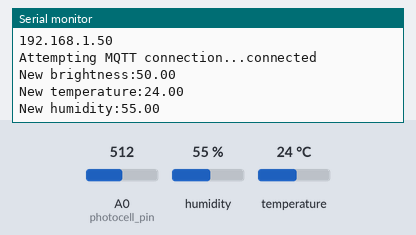
The sketch below on a simulated ESP8266 (Wemos D1 mini). Shown: the last lines printed to the serial monitor. The test bench sets the inputs (shaded band); at power-on: humidity 55 %, A0 (photocell_pin) = 512, temperature 24 °C. WiFi joins after 1.5 s; servers stay silent unless stated; no MQTT or app messages arrive unless stated.

Above: at 2.7 s.
2.8 s: humidity set to 22 %
At 4.7 s:
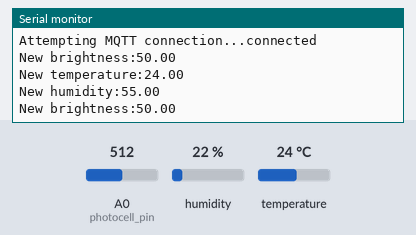
5.5 s: A0 (photocell_pin) set to 716
At 6.5 s:
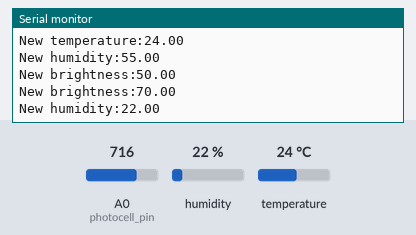
8.2 s: temperature set to 12 °C
At 10.7 s:
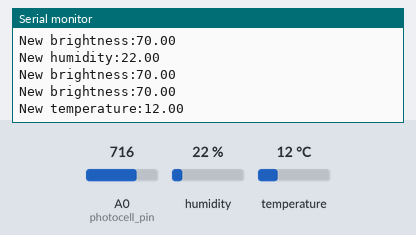
10.9 s: A0 (photocell_pin) set to 900
At 13.2 s:
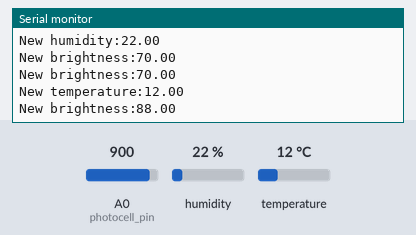
13.6 s: humidity set to 40 %
At 15.1 s:
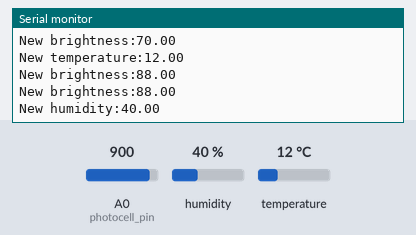
Timing chart, 0 to 16.6 s (numbered marks = the images above; inputs shaded):
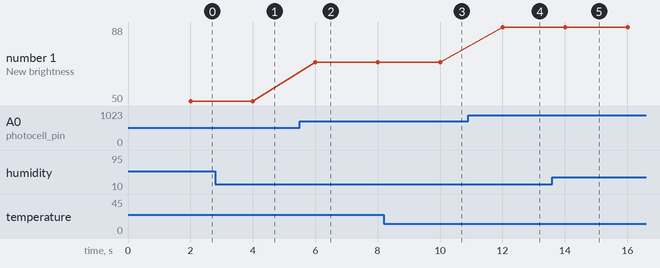

Measured:
- after the input at 5.5 s, the serial monitor: prints a new line after 0.51 s (image 2)
- after the input at 8.2 s, the serial monitor: prints a new line after 1.8 s (image 3)
- after the input at 10.9 s, the serial monitor: prints a new line after 1.1 s (image 4)
- after the input at 13.6 s, the serial monitor: prints a new line after 0.41 s (image 5)
- plotted number 1: 50 → 70 after the input at 5.5 s, 70 → 88 after the input at 10.9 s

The sketch:

outdoor.ino
```cpp
/*
   Outdoor WeMos unit

   ESP8266 going with Arduino IDE
    - https://github.com/esp8266/Arduino#installing-with-boards-manager
    - Required libraries (sketch -> include library -> manage libraries)
    - PubSubClient by Nick ‘O Leary
    - DHT sensor library by Adafruit

 */

#include <ESP8266WiFi.h>
#include <PubSubClient.h>
#include <DHT.h>

// Provide local router credentials
#define wifi_ssid "router_ssid"
#define wifi_password "router_password"

// Provide MQTT credentials
#define mqtt_server "hassio_ip"
#define mqtt_user "mqtt_username"
#define mqtt_password "mqtt_password"

// Define sensor topics for the MQTT broker
#define brightness_topic "home/outdoor/brightness"
#define humidity_topic "home/outdoor/humidity"
#define temperature_topic "home/outdoor/temperature"

// Define the pins where the sensors are attached
#define photocell_pin A0
#define DHTTYPE DHT22
#define DHTPIN D5

// Define the DHT sensor type
DHT dht(DHTPIN, DHTTYPE, 11); // 11 works fine for ESP8266

// Initiate espClient
WiFiClient espClient;
PubSubClient client(espClient);

// Function for connecting to the MQTT broker
void reconnect() {
  // Loop until we're reconnected
  while (!client.connected()) {
    Serial.print("Attempting MQTT connection...");
    // Attempt to connect
    // If you do not want to use a username and password, change next line to
    // if (client.connect("ESP8266Client")) {
    if (client.connect("ESP8266Client", mqtt_user, mqtt_password)) {
      Serial.println("connected");
    } else {
      Serial.print("failed, rc=");
      Serial.print(client.state());
      Serial.println(" try again in 5 seconds");
      // Wait 5 seconds before retrying
      delay(5000);
    }
  }
}

/* Function to check the current and the previous value of a sensor,
   if the value is greater than a defined limit, then update the
   sensor value with the new value
*/
bool checkBound(float newValue, float prevValue, float maxDiff) {
  return !isnan(newValue) &&
         (newValue < prevValue - maxDiff || newValue > prevValue + maxDiff);
}

void setup() {
  // Start the serial connection and the DHT sensor
  Serial.begin(115200);
  dht.begin();

  // Initiate the WiFi connection
  Serial.println();
  Serial.print("Connecting to ");
  Serial.println(wifi_ssid);

  WiFi.begin(wifi_ssid, wifi_password);

  while (WiFi.status() != WL_CONNECTED) {
    delay(500);
    Serial.print(".");
  }

  // Debugging messages for WiFi connection
  Serial.println("");
  Serial.println("WiFi connected");
  Serial.println("IP address: ");
  Serial.println(WiFi.localIP());
  client.setServer(mqtt_server, 1883);

}

// Variable initiation
long lastMsg = 0;
float bright = 0.0;
float diff = 1.0;
float temp = 0.0;
float hum = 0.0;

void loop() {

  // Check if there is an establisted connection with the MQTT broker
  if (!client.connected()) {
    reconnect();
  }

  client.loop();

  // Update the sensor values every 2 seconds
  long now = millis();
  if (now - lastMsg > 2000) {
    lastMsg = now;

    // Read the values of the sensors
    float newBright = analogRead(photocell_pin);
    float newTemp = dht.readTemperature();
    float newHum = dht.readHumidity();

    /*Check the new value and the previous, if the difference is
      above 1.0 the update the variable with the new value
    */
    if (checkBound(newBright, bright, diff)) {
      bright = map(newBright,0,1023,0,100);
      Serial.print("New brightness:");
      Serial.println(String(bright).c_str());
      client.publish(brightness_topic, String(bright).c_str(), true);
    }

    if (checkBound(newTemp, temp, diff)) {
      temp = newTemp;
      Serial.print("New temperature:");
      Serial.println(String(temp).c_str());
      client.publish(temperature_topic, String(temp).c_str(), true);
    }

    if (checkBound(newHum, hum, diff)) {
      hum = newHum;
      Serial.print("New humidity:");
      Serial.println(String(hum).c_str());
      client.publish(humidity_topic, String(hum).c_str(), true);
    }
  }
}
```
